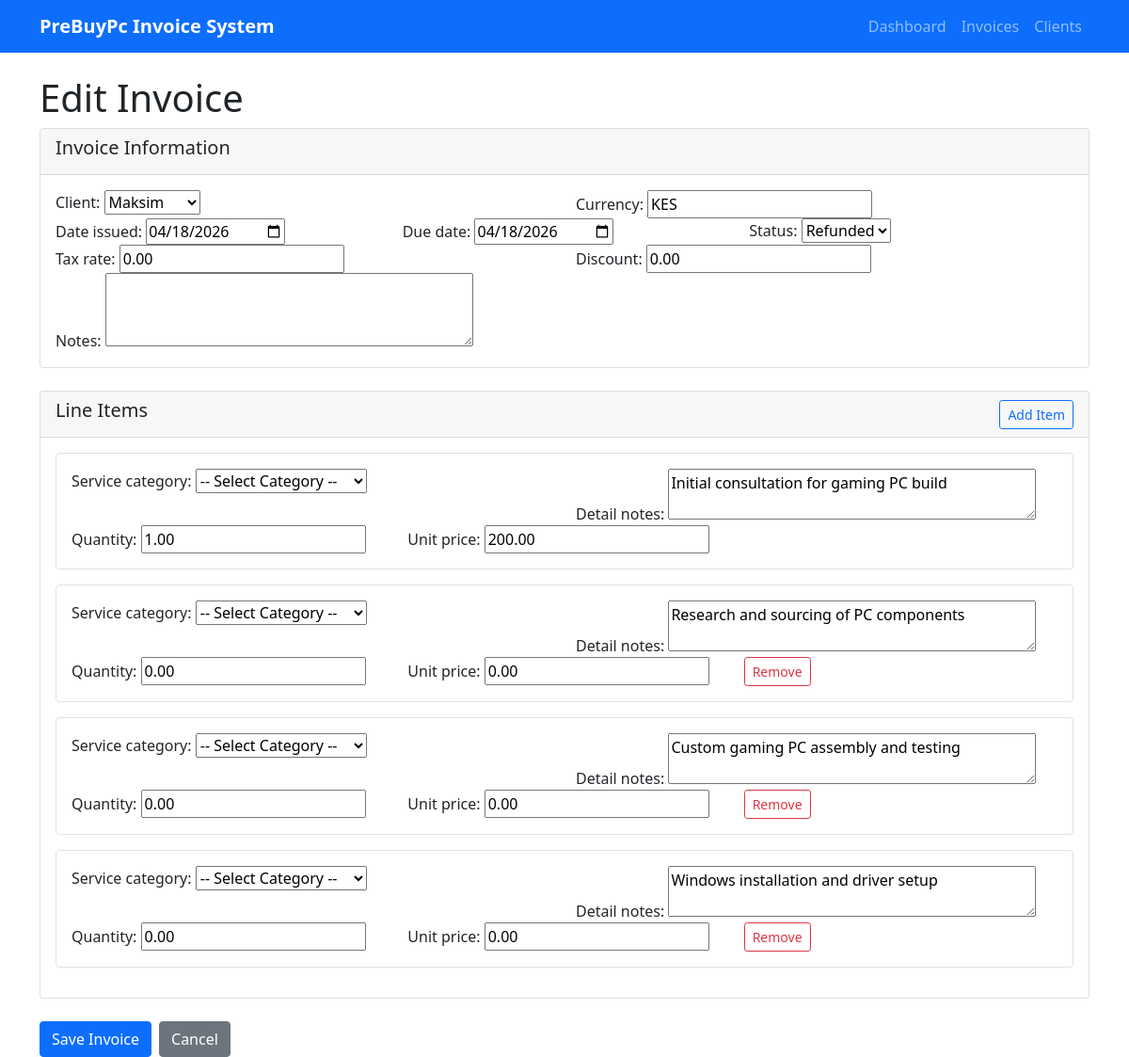
The app's page /invoices/3/edit/, older data.
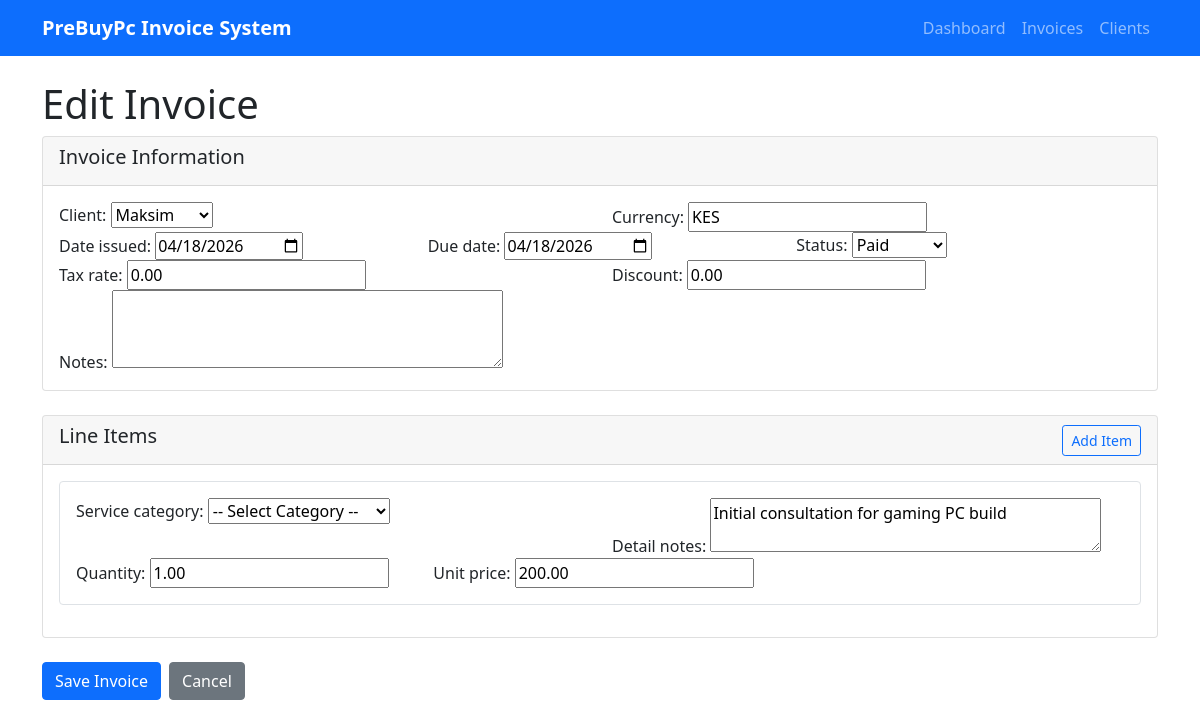
The same page, newer data.
### invoices/models.py (models this page shows, shortened)
class Invoice(models.Model):
    STATUS_CHOICES = [
        ('draft', 'Draft'),
        ('sent', 'Sent'),
        ('paid', 'Paid'),
        ('overdue', 'Overdue'),
        ('cancelled', 'Cancelled'),
        ('refunded', 'Refunded'),
    ]
    invoice_number = models.CharField(max_length=50, unique=True)
    client = models.ForeignKey(Client, on_delete=models.CASCADE, related_name='invoices')
    currency = models.CharField(max_length=3, default='KES')
    date_issued = models.DateField(default=timezone.now)
    due_date = models.DateField(null=True, blank=True)
    status = models.CharField(max_length=20, choices=STATUS_CHOICES, default='draft')
    tax_rate = models.DecimalField(max_digits=5, decimal_places=2, default=0)
    discount = models.DecimalField(max_digits=10, decimal_places=2, default=0)
    subtotal = models.DecimalField(max_digits=10, decimal_places=2, default=0)
    tax_amount = models.DecimalField(max_digits=10, decimal_places=2, default=0)
    grand_total = models.DecimalField(max_digits=10, decimal_places=2, default=0)
    paid_at = models.DateTimeField(null=True, blank=True)
    notes = models.TextField(blank=True)
    public_token = models.UUIDField(default=uuid.uuid4, editable=False, unique=True)
    is_active = models.BooleanField(default=True)
    created_at = models.DateTimeField(auto_now_add=True)
    updated_at = models.DateTimeField(auto_now=True)
    class Meta:
        ordering = ['-created_at']
        indexes = [
            models.Index(fields=['invoice_number']),
            models.Index(fields=['client']),
            models.Index(fields=['status']),
        ]

### invoices/views.py (the view)
# urls.py: path('invoices/<int:pk>/edit/', views.invoice_edit, name='edit'),
def invoice_edit(request, pk):
    invoice = get_object_or_404(Invoice, pk=pk)
    if request.method == 'POST':
        form = InvoiceForm(request.POST, instance=invoice)
        formset = InvoiceItemFormSet(request.POST, queryset=invoice.items.all())
        if form.is_valid() and formset.is_valid():
            with transaction.atomic():
                invoice = form.save()
                for form in formset:
                    if form.cleaned_data:
                        if form.cleaned_data.get('DELETE', False):
                            if form.instance.pk:
                                form.instance.delete()
                        else:
                            if form.cleaned_data.get('DELETE', False):
                                if form.instance.pk:
                                    form.instance.delete()
                            elif (form.cleaned_data.get('service_category') or
                                  form.cleaned_data.get('quantity') or
                                  form.cleaned_data.get('unit_price')):
                                item = form.save(commit=False)
                                item.invoice = invoice
                                item.save()
                            elif form.instance.pk:
                                form.instance.delete()
                messages.success(request, f'Invoice {invoice.invoice_number} updated successfully.')
                return redirect('invoices:detail', pk=invoice.pk)
    else:
        form = InvoiceForm(instance=invoice)
        formset = InvoiceItemFormSet(queryset=invoice.items.all())
    return render(request, 'invoices/invoice_form.html', {
        'form': form,
        'formset': formset,
        'title': 'Edit Invoice',
        'invoice': invoice
    })

### invoices/forms.py
class InvoiceForm(forms.ModelForm):
    class Meta:
        model = Invoice
        fields = ['client', 'currency', 'date_issued', 'due_date', 'status', 'tax_rate', 'discount', 'notes']
        widgets = {
            'date_issued': forms.DateInput(attrs={'type': 'date'}),
            'due_date': forms.DateInput(attrs={'type': 'date'}),
            'notes': forms.Textarea(attrs={'rows': 3}),
        }

### invoices/models.py (called while the page is built)
    def __str__(self):
        return self.name

### invoices/templates/invoices/invoice_form.html (shortened to what this page needs)
{% extends 'invoices/base.html' %}
{% block content %}
<h1>{{ title }}</h1>
<form method="post" id="invoice-form">
    <div class="card mb-4">
        <div class="card-header">
            <h5>Invoice Information</h5>
        </div>
        <div class="card-body">
            <div class="row">
                <div class="col-md-6">
                    {{ form.client.label_tag }}
                    {{ form.client }}
                </div>
                <div class="col-md-6">
                    {{ form.currency.label_tag }}
                    {{ form.currency }}
                </div>
            </div>
            <div class="row">
                <div class="col-md-4">
                    {{ form.date_issued.label_tag }}
                    {{ form.date_issued }}
                </div>
                <div class="col-md-4">
                    {{ form.due_date.label_tag }}
                    {{ form.due_date }}
                </div>
                <div class="col-md-4">
                    {{ form.status.label_tag }}
                    {{ form.status }}
                </div>
            </div>
            <div class="row">
                <div class="col-md-6">
                    {{ form.tax_rate.label_tag }}
                    {{ form.tax_rate }}
                </div>
                <div class="col-md-6">
                    {{ form.discount.label_tag }}
                    {{ form.discount }}
                </div>
            </div>
            <div class="row">
                <div class="col-12">
                    {{ form.notes.label_tag }}
                    {{ form.notes }}
                </div>
            </div>
        </div>
    </div>
    <div class="card mb-4">
        <div class="card-header d-flex justify-content-between align-items-center">
            <h5>Line Items</h5>
            <button type="button" class="btn btn-sm btn-outline-primary" id="add-item">Add Item</button>
        </div>
        <div class="card-body">
            <div id="items-container">
                {% for form in formset %}
                <div class="item-form mb-3 p-3 border rounded">
                    <div class="row">
                        <div class="col-md-6">
                            {{ form.service_category.label_tag }}
                            {{ form.service_category }}
                        </div>
                        <div class="col-md-6">
                            {{ form.detail_notes.label_tag }}
                            {{ form.detail_notes }}
                        </div>
                    </div>
                    <div class="row">
                        <div class="col-md-4">
                            {{ form.quantity.label_tag }}
                            {{ form.quantity }}
                        </div>
                        <div class="col-md-4">
                            {{ form.unit_price.label_tag }}
                            {{ form.unit_price }}
                        </div>
                        <div class="col-md-4 d-flex align-items-end">
                            {% if forloop.counter > 1 %}
                            <button type="button" class="btn btn-sm btn-outline-danger remove-item">Remove</button>
                            {% endif %}
                        </div>
                    </div>
                </div>
                {% endfor %}
            </div>
        </div>
    </div>
    <div class="d-flex gap-2">
        <button type="submit" class="btn btn-primary">Save Invoice</button>
        <a href="{% url 'invoices:list' %}" class="btn btn-secondary">Cancel</a>
    </div>
</form>
{% endblock %}

Row changes from the older to the newer data that the page shows:
changed Invoice "Maksim": status "Refunded" → "Paid"
Text that changed along with them:
list line gone: "Service category: -- Select Category -- Detail notes: Research and sourcing of PC components Quantity: 0.00 Unit price: 0.00 Remove"
list line gone: "Service category: -- Select Category -- Detail notes: Custom gaming PC assembly and testing Quantity: 0.00 Unit price: 0.00 Remove"
list line gone: "Service category: -- Select Category -- Detail notes: Windows installation and driver setup Quantity: 0.00 Unit price: 0.00 Remove"
